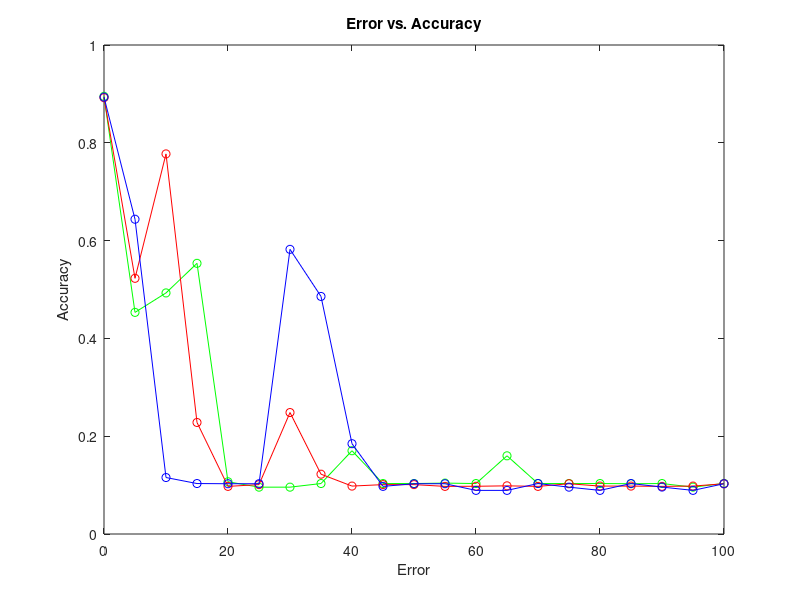
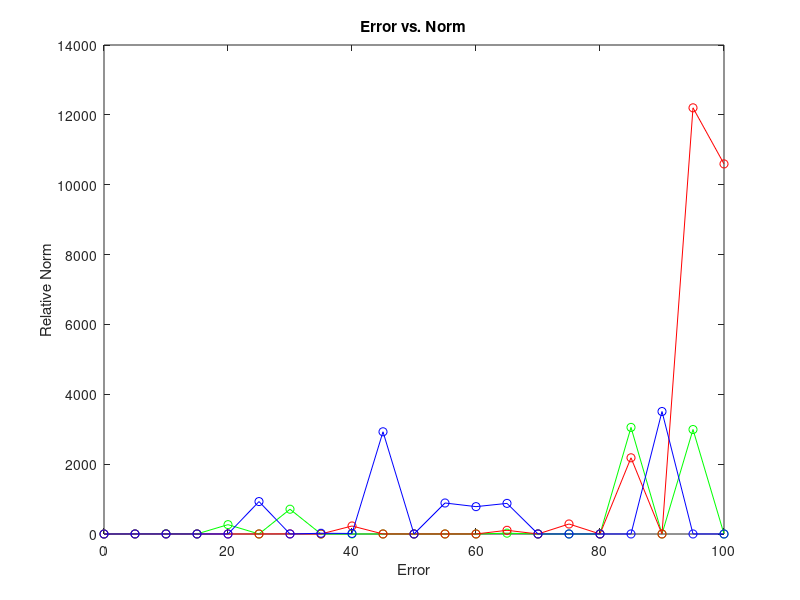

The MATLAB script that drew these images, in order:
fileID_acc = fopen('results/original_cost.txt','r');
fileID_norm = fopen('results/original_norm.txt','r');
fileID_acc_lam5 = fopen('results/lam5_cost.txt','r');
fileID_norm_lam5 = fopen('results/lam5_norm.txt','r');
fileID_acc_lam4 = fopen('results/lam4cost.txt','r');
fileID_norm_lam4 = fopen('results/lam4norm.txt','r');
formatSpec = '%f';

accuracy = fscanf(fileID_acc, formatSpec);
norm = fscanf(fileID_norm, formatSpec);
acc_lam5 = fscanf(fileID_acc_lam5, formatSpec);
norm_lam5 = fscanf(fileID_norm_lam5, formatSpec);
acc_lam4 = fscanf(fileID_acc_lam4, formatSpec);
norm_lam4 = fscanf(fileID_norm_lam4, formatSpec);

acc_data_points = 21;
num_trials = 40;
acc_trials = zeros(acc_data_points,1);
norm_trials = zeros(acc_data_points,1);
lam5_acc_trials = zeros(acc_data_points,1);
lam5_norm_trials = zeros(acc_data_points,1);
lam4_acc_trials = zeros(acc_data_points,1);
lam4_norm_trials = zeros(acc_data_points,1);


for i=1:num_trials
    for j=1:acc_data_points
        acc_trials(j) = acc_trials(j) + accuracy((num_trials - 1)*acc_data_points + j);
        norm_trials(j) = norm_trials(j) + norm((num_trials - 1)*acc_data_points + j);
        lam5_acc_trials(j) = lam5_acc_trials(j) + acc_lam5((num_trials - 1)*acc_data_points + j);
        lam5_norm_trials(j) = lam5_norm_trials(j) + norm_lam5((num_trials - 1)*acc_data_points + j);
        lam4_acc_trials(j) = lam4_acc_trials(j) + acc_lam4((num_trials - 1)*acc_data_points + j);
        lam4_norm_trials(j) = lam4_norm_trials(j) + norm_lam4((num_trials - 1)*acc_data_points + j);
    end
end
f_acc = figure;
f_norm = figure;

acc_trials = acc_trials/num_trials;
norm_trials = norm_trials/num_trials;
lam5_acc_trials = lam5_acc_trials/num_trials;
lam5_norm_trials = lam5_norm_trials/num_trials;
lam4_acc_trials = lam4_acc_trials/num_trials;
lam4_norm_trials = lam4_norm_trials/num_trials;
xpos = linspace(0,100,acc_data_points);
figure(f_acc);

plot(xpos, acc_trials,'-go', xpos, lam5_acc_trials, '-ro', xpos, lam4_acc_trials, '-bo');

title('Error vs. Accuracy')
xlabel('Error')
ylabel('Accuracy')
figure(f_norm)

plot(xpos, norm_trials,'-go', xpos,lam5_norm_trials, '-ro', xpos, lam4_norm_trials, '-bo');
title('Error vs. Norm')
xlabel('Error')
ylabel('Relative Norm')